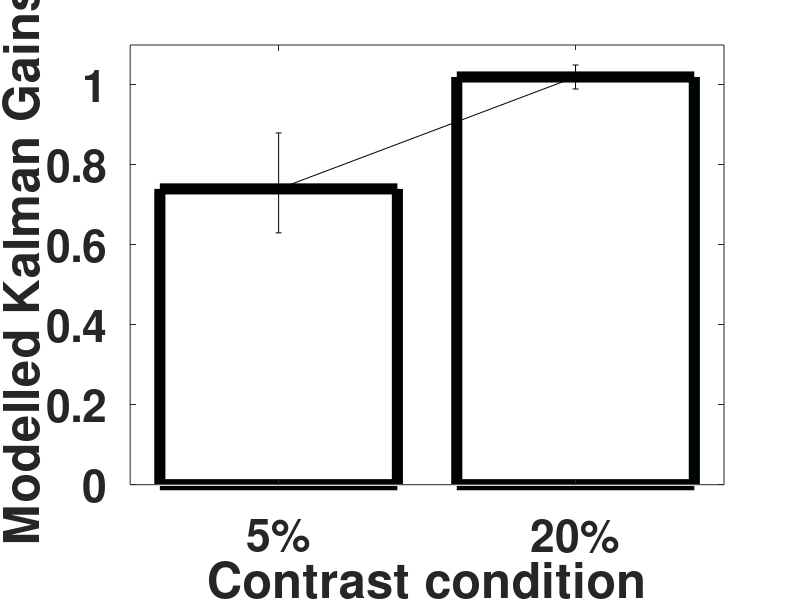

Recreate this plot in MATLAB. (Note: this script raises an error after producing the figure.)
x=[1; 2];
Gains = [0.74; 1.02];
interval_lower= [0.11; 0.03];
interval_upper=[0.14; 0.03];
width=0.8;
bar(Gains,width,'FaceColor',[1.0,1.0,1.0],'EdgeColor',[0 .01 .01],'LineWidth',8);
% set('BarWidth',0.8); 
ylabel('Modelled Kalman Gains');
xlabel('Contrast condition'); 
ylim([0, 1.1])
Labels = {'5% ',    '20%'};
set(gca, 'XTick', 1:2, 'XTickLabel', Labels, 'fontweight', 'bold','fontsize', 32);
hold on
numgroups=size(Gains,1);
numbars=size(Gains,2);
groupwidth=min(2, numbars/(numbars+2));
errorbar(x, Gains, interval_lower, interval_upper, 'k','linestyle', 'none','linewidth', 8);
box off
